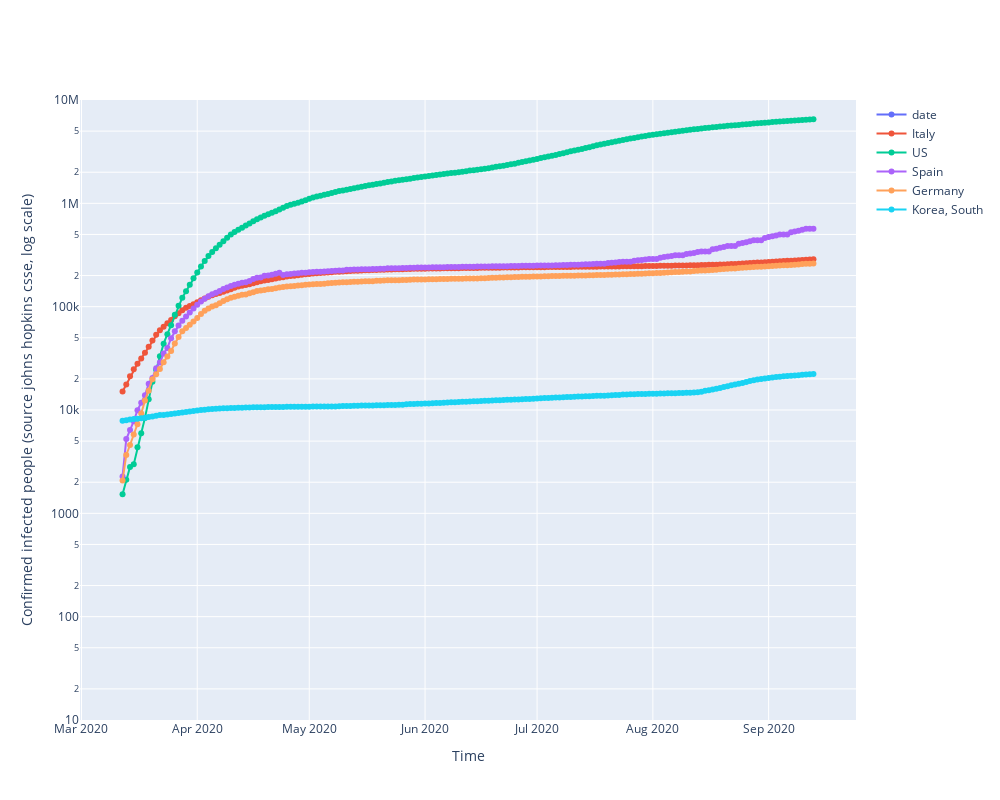

The notebook cell saved with this chart:
### Code cell
fig = go.Figure()
# set some basic parameters
# beta/gamma is denoted as  'basic reproduction number'
beta=0.4   # infection spread dynamics
gamma=0.1  # recovery rate
#S0=N0-I0
#R0=0
for each in df_analyse[1:]:
    fig.add_trace(go.Scatter(x=df_analyse.date,
                            y= df_analyse[each],
                            mode='markers+lines',
                            name=each))
fig.update_layout(
    width=1000,
    height=800,
    xaxis_title='Time',
    yaxis_title='Confirmed infected people (source johns hopkins csse, log scale)')

fig.update_yaxes(type='log', range=[1,7])
fig.show()

### Figure 1 — Plotly figure (JSON) as saved in the notebook; plotly's stock layout.template omitted (floating-point values rounded to 4 significant figures; data arrays with more than 128 entries replaced by an {"elided": "..."} marker saying what was removed)
{"data": [{"mode": "markers+lines", "name": "date", "type": "scatter", "x": {"elided": "186 str values"}, "y": {"elided": "186 str values"}}, {"mode": "markers+lines", "name": "Italy", "type": "scatter", "x": {"elided": "186 str values"}, "y": {"elided": "186 int values"}}, {"mode": "markers+lines", "name": "US", "type": "scatter", "x": {"elided": "186 str values"}, "y": {"elided": "186 int values"}}, {"mode": "markers+lines", "name": "Spain", "type": "scatter", "x": {"elided": "186 str values"}, "y": {"elided": "186 int values"}}, {"mode": "markers+lines", "name": "Germany", "type": "scatter", "x": {"elided": "186 str values"}, "y": {"elided": "186 int values"}}, {"mode": "markers+lines", "name": "Korea, South", "type": "scatter", "x": {"elided": "186 str values"}, "y": {"elided": "186 int values"}}], "layout": {"height": 800, "width": 1000, "xaxis": {"title": {"text": "Time"}}, "yaxis": {"range": [1, 7], "title": {"text": "Confirmed infected people (source johns hopkins csse, log scale)"}, "type": "log"}}}
